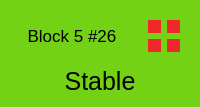
               <widget class="QWidget" name="cell_n26" native="true">
                <property name="styleSheet">
                 <string notr="true">background-color: rgb(115, 210, 22);
border-color: rgb(255, 255, 255);</string>
                </property>
                <layout class="QGridLayout" name="gridLayout_93">
                 <item row="0" column="0">
                  <widget class="QLabel" name="n26">
                   <property name="font">
                    <font>
                     <pointsize>13</pointsize>
                    </font>
                   </property>
                   <property name="text">
                    <string>Block 5 #26</string>
                   </property>
                   <property name="alignment">
                    <set>Qt::AlignCenter</set>
                   </property>
                  </widget>
                 </item>
                 <item row="0" column="1">
                  <widget class="QWidget" name="w26" native="true">
                   <property name="sizePolicy">
                    <sizepolicy hsizetype="Fixed" vsizetype="Fixed">
                     <horstretch>0</horstretch>
                     <verstretch>0</verstretch>
                    </sizepolicy>
                   </property>
                   <property name="minimumSize">
                    <size>
                     <width>50</width>
                     <height>50</height>
                    </size>
                   </property>
                   <property name="maximumSize">
                    <size>
                     <width>50</width>
                     <height>50</height>
                    </size>
                   </property>
                   <layout class="QGridLayout" name="gridLayout_94">
                    <item row="0" column="0">
                     <widget class="QWidget" name="n26_mainsys" native="true">
                      <property name="styleSheet">
                       <string notr="true">background-color: rgb(239, 41, 41);</string>
                      </property>
                     </widget>
                    </item>
                    <item row="0" column="1">
                     <widget class="QWidget" name="n26_mainradar" native="true">
                      <property name="styleSheet">
                       <string notr="true">background-color: rgb(239, 41, 41);</string>
                      </property>
                     </widget>
                    </item>
                    <item row="1" column="0">
                     <widget class="QWidget" name="n26_subsys" native="true">
                      <property name="styleSheet">
                       <string notr="true">background-color: rgb(239, 41, 41);</string>
                      </property>
                     </widget>
                    </item>
                    <item row="1" column="1">
                     <widget class="QWidget" name="n26_subradar" native="true">
                      <property name="styleSheet">
                       <string notr="true">background-color: rgb(239, 41, 41);</string>
                      </property>
                     </widget>
                    </item>
                   </layout>
                  </widget>
                 </item>
                 <item row="1" column="0" colspan="2">
                  <widget class="QLabel" name="n26_display">
                   <property name="font">
                    <font>
                     <pointsize>19</pointsize>
                    </font>
                   </property>
                   <property name="styleSheet">
                    <string notr="true">border-color: rgb(255, 255, 255);</string>
                   </property>
                   <property name="text">
                    <string>Stable</string>
                   </property>
                   <property name="alignment">
                    <set>Qt::AlignCenter</set>
                   </property>
                  </widget>
                 </item>
                </layout>
               </widget>
